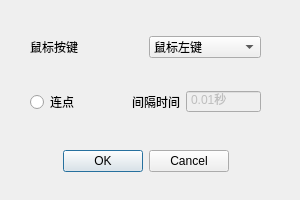
<?xml version="1.0" encoding="UTF-8"?>
<ui version="4.0">
 <class>Dialog</class>
 <widget class="QDialog" name="Dialog">
  <property name="windowModality">
   <enum>Qt::ApplicationModal</enum>
  </property>
  <property name="geometry">
   <rect>
    <x>0</x>
    <y>0</y>
    <width>300</width>
    <height>200</height>
   </rect>
  </property>
  <property name="windowTitle">
   <string>鼠标事件添加</string>
  </property>
  <property name="modal">
   <bool>true</bool>
  </property>
  <widget class="QDialogButtonBox" name="buttonBox">
   <property name="geometry">
    <rect>
     <x>40</x>
     <y>150</y>
     <width>211</width>
     <height>23</height>
    </rect>
   </property>
   <property name="standardButtons">
    <set>QDialogButtonBox::Cancel|QDialogButtonBox::Ok</set>
   </property>
   <property name="centerButtons">
    <bool>true</bool>
   </property>
  </widget>
  <widget class="QWidget" name="verticalLayoutWidget">
   <property name="geometry">
    <rect>
     <x>30</x>
     <y>10</y>
     <width>231</width>
     <height>131</height>
    </rect>
   </property>
   <layout class="QVBoxLayout" name="verticalLayout">
    <item>
     <layout class="QHBoxLayout" name="horizontalLayout_2">
      <item>
       <widget class="QLabel" name="label">
        <property name="text">
         <string>鼠标按键</string>
        </property>
       </widget>
      </item>
      <item>
       <widget class="QComboBox" name="mouse_btn_box">
        <property name="minimumSize">
         <size>
          <width>100</width>
          <height>0</height>
         </size>
        </property>
        <property name="currentText">
         <string>鼠标左键</string>
        </property>
        <property name="currentIndex">
         <number>0</number>
        </property>
        <property name="maxVisibleItems">
         <number>3</number>
        </property>
        <property name="maxCount">
         <number>3</number>
        </property>
        <item>
         <property name="text">
          <string>鼠标左键</string>
         </property>
        </item>
        <item>
         <property name="text">
          <string>鼠标中键</string>
         </property>
        </item>
        <item>
         <property name="text">
          <string>鼠标右键</string>
         </property>
        </item>
       </widget>
      </item>
     </layout>
    </item>
    <item>
     <layout class="QHBoxLayout" name="horizontalLayout_3">
      <item>
       <widget class="QRadioButton" name="is_click_btn">
        <property name="text">
         <string>连点</string>
        </property>
       </widget>
      </item>
      <item>
       <layout class="QHBoxLayout" name="horizontalLayout_4">
        <item>
         <widget class="QLabel" name="label_3">
          <property name="text">
           <string>间隔时间</string>
          </property>
         </widget>
        </item>
        <item>
         <widget class="QDoubleSpinBox" name="break_time_box">
          <property name="enabled">
           <bool>false</bool>
          </property>
          <property name="minimumSize">
           <size>
            <width>75</width>
            <height>0</height>
           </size>
          </property>
          <property name="mouseTracking">
           <bool>true</bool>
          </property>
          <property name="contextMenuPolicy">
           <enum>Qt::DefaultContextMenu</enum>
          </property>
          <property name="buttonSymbols">
           <enum>QAbstractSpinBox::NoButtons</enum>
          </property>
          <property name="suffix">
           <string>秒</string>
          </property>
          <property name="minimum">
           <double>0.010000000000000</double>
          </property>
         </widget>
        </item>
       </layout>
      </item>
     </layout>
    </item>
   </layout>
  </widget>
 </widget>
 <resources/>
 <connections>
  <connection>
   <sender>is_click_btn</sender>
   <signal>toggled(bool)</signal>
   <receiver>break_time_box</receiver>
   <slot>setEnabled(bool)</slot>
   <hints>
    <hint type="sourcelabel">
     <x>120</x>
     <y>118</y>
    </hint>
    <hint type="destinationlabel">
     <x>256</x>
     <y>119</y>
    </hint>
   </hints>
  </connection>
 </connections>
</ui>
